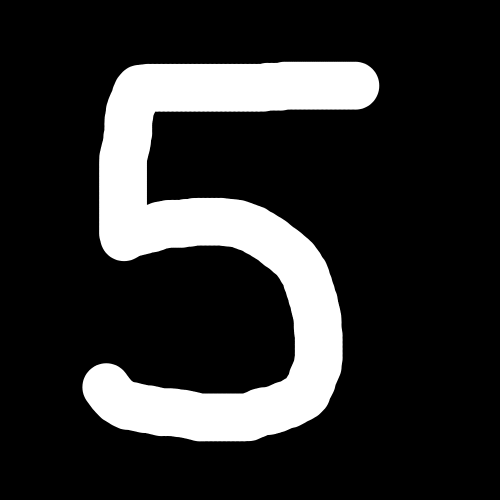
#> input picture assets/projects/mnist/sample-1.png, 1000 x 1000 px (shown at 1/2 size)
$ python -i testing.py   (imports and definitions only)
#> lines starting #> are read from the running program, lines starting #| are printed output that depends on the picture; after the words box and inside, x2 and y2 are one past the last pixel; in counts of white or black regions, pixels touching at a corner belong together
# test_examples.py
import os
os.environ['TF_CPP_MIN_LOG_LEVEL'] = '3'
import pickle
import argparse
import numpy as np
from PIL import Image, ImageFilter
import matplotlib
# [1 line not run here, left out]
import matplotlib.pyplot as plt

# Import the forward_predict function from your neural net file
# neuralNet.py must be in the same folder (or on PYTHONPATH)
from neuralNet import forward_predict  # returns np.argmax(AL, axis=0)
import warnings
# [1 line not run here, left out]


# load the pkl file which contrains the parameters we trained
def load_params(path='trained_params.pkl'):
    with open(path, 'rb') as f:
        return pickle.load(f)

# opens image path and resizes down to 28 x 28 - the format used by training data
# ideally inputs should be 28x28 to avoid issues with the neural network
# also applies slight blur to mimic MNIST anti-aliasing and shows the image
def preprocess_image(img_path, invert_if_needed=False, show=False, save_preprocessed="preprocessed_test_image.png"):
#> called with img_path = 'sample-1.png', invert_if_needed = False, show = False, save_preprocessed = 'preprocessed_test_image.png'
    img = Image.open(img_path).convert('L')
    # get numpy copy for bbox detection and polarity handling
    arr0 = np.array(img).astype(np.float32)
    if invert_if_needed:
        arr0 = 255.0 - arr0

    # mild threshold to detect foreground pixels
    thresh = 10
    mask = arr0 > thresh
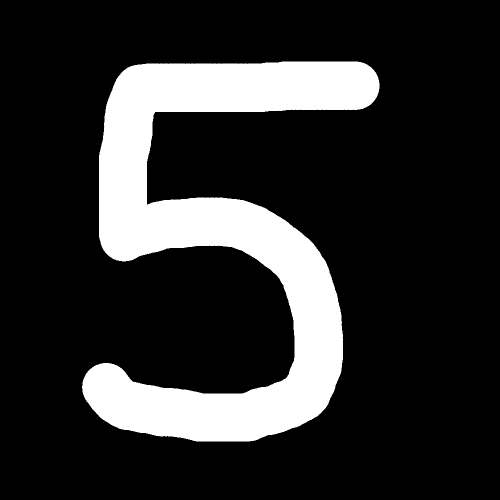
#> mask: shape (1000, 1000) bool (shown at 1/2 size); 18.1% white; 1 white region, box (x1, y1, x2, y2) and area: (164, 123, 759, 883) 181481
    coords = np.argwhere(mask)
#> coords = 181481 pairs, first value 123 to 882, second value 164 to 758

    if coords.size == 0:
        # empty image fallback: just resize and normalize
        img28 = Image.fromarray(arr0).resize((28, 28), Image.Resampling.LANCZOS)
        img28 = img28.filter(ImageFilter.GaussianBlur(radius=0.5))
        arr = np.array(img28).astype(np.float32) / 255.0
    else:
        y0, x0 = coords.min(axis=0)
#> y0 = 123; x0 = 164
        y1, x1 = coords.max(axis=0) + 1
#> y1 = 883; x1 = 759
        cropped = arr0[y0:y1, x0:x1]
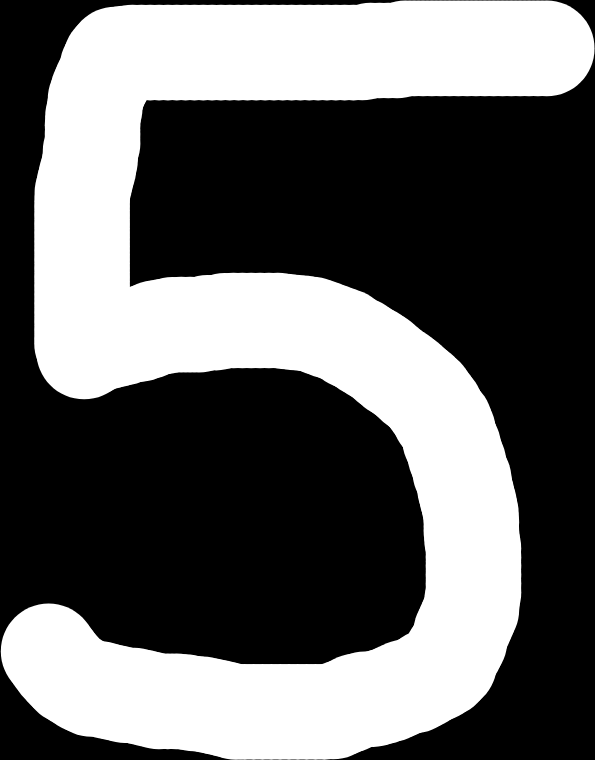
#> cropped: shape (760, 595) float32; min 0, max 255, mean 101.2

        # resize to fit into 20x20 box while preserving aspect ratio
        h, w = cropped.shape
#> h = 760; w = 595
        if h > w:
            new_h = 20
            new_w = max(1, int(round(w * (20.0 / h))))
#> new_w = 16
        else:
            new_w = 20
            new_h = max(1, int(round(h * (20.0 / w))))
        pil_crop = Image.fromarray(cropped).resize((new_w, new_h), Image.Resampling.LANCZOS)
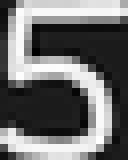
#> pil_crop: PIL image 16x20 F (shown 8 times larger); min -34.61, max 284.1, mean 102.2; drawn with min black and max white

        # paste into 28x28 canvas centered (4px padding typical for MNIST)
        canvas = Image.new('L', (28, 28), color=0)
#> canvas: PIL image 28x28 L; every value is 0
        left = (28 - new_w) // 2
#> left = 6
        top = (28 - new_h) // 2
        canvas.paste(pil_crop, (left, top))
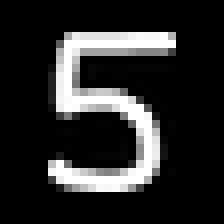
#> canvas: PIL image 28x28 L (shown 8 times larger); min 0, max 255, mean 41.4
        arr = np.array(canvas).astype(np.float32)

        # compute center of mass (intensity-weighted) and shift to center
        total = arr.sum()
#> total = 32443
        if total > 0:
            ys, xs = np.indices(arr.shape)
            cx = (xs * arr).sum() / total
#> cx = 12.99
            cy = (ys * arr).sum() / total
#> cy = 13.01
            shiftx = int(round(14.0 - cx))
#> shiftx = 1
            shifty = int(round(14.0 - cy))
#> shifty = 1
            arr = np.roll(arr, shift=shifty, axis=0)
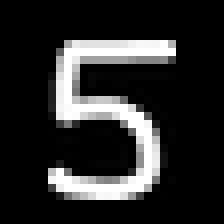
#> arr: shape (28, 28) float32 (shown 8 times larger); min 0, max 255, mean 41.4
            arr = np.roll(arr, shift=shiftx, axis=1)
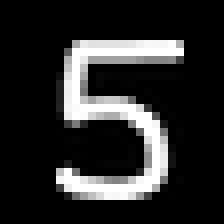
#> arr: shape (28, 28) float32 (shown 8 times larger); min 0, max 255, mean 41.4
            if shifty > 0:
                arr[:shifty, :] = 0
            elif shifty < 0:
                arr[shifty:, :] = 0
            if shiftx > 0:
                arr[:, :shiftx] = 0
            elif shiftx < 0:
                arr[:, shiftx:] = 0

        # slight blur to mimic MNIST anti-aliasing
        pil_arr = Image.fromarray(arr.astype(np.uint8))
        pil_arr = pil_arr.filter(ImageFilter.GaussianBlur(radius=0.8))
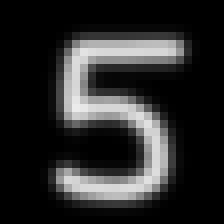
#> pil_arr: PIL image 28x28 L (shown 8 times larger); min 0, max 235, mean 41.3
        arr = np.array(pil_arr).astype(np.float32)

        # normalize
        arr = arr / 255.0

    if show:
        plt.imshow(arr, cmap='gray')
        plt.axis('off')
        if save_preprocessed:
            plt.savefig(save_preprocessed, bbox_inches='tight', pad_inches=0)
        plt.close()

    return arr.reshape(-1, 1)

# pre-processes a folder - cleans up the evaluate_labeled_folder method
# [73 lines left out: functions preprocess_folder, predict_single_file, evaluate_labeled_folder, main, not called in this run]

# [2 lines not run here, left out]

>>> result = preprocess_image('sample-1.png')
#> result = 784 values, max 0.922 at index 373, min 0 at index 0, mean 0.162

$ run again, on assets/projects/mnist/sample-3.png
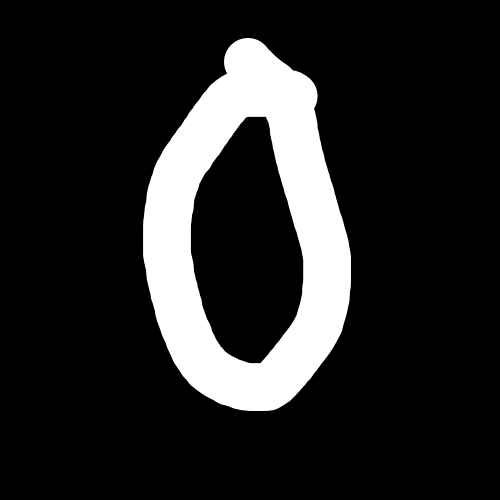
#> input picture assets/projects/mnist/sample-3.png, 1000 x 1000 px (shown at 1/2 size)
#> in preprocess_image, `mask = arr0 > thresh`:
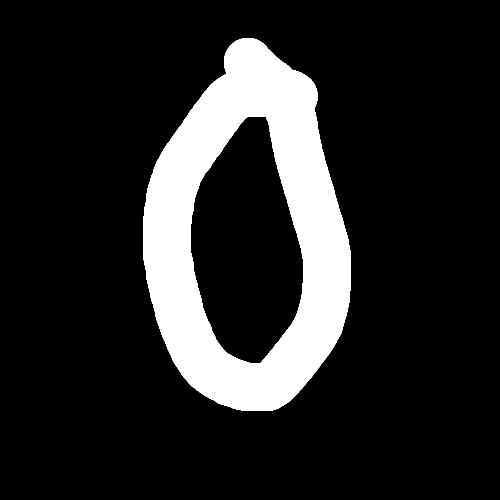
#> mask: shape (1000, 1000) bool (shown at 1/2 size); 14.8% white; 1 white region, box (x1, y1, x2, y2) and area: (286, 76, 702, 822) 148406
#> coords = 148406 pairs, first value 76 to 821, second value 286 to 701
#> y0 = 76; x0 = 286
#> y1 = 822; x1 = 702
#> total = 26693
#> cx = 13.08
#> cy = 13.93
#> shiftx = 1
#> shifty = 0
#> in preprocess_image, `pil_arr = pil_arr.filter(ImageFilter.GaussianBlur(radius=0.8))`:
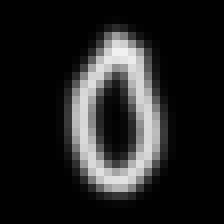
#> pil_arr: PIL image 28x28 L (shown 8 times larger); min 0, max 240, mean 34
#> result = 784 values, max 0.941 at index 182, min 0 at index 0, mean 0.133

$ run again, on assets/projects/mnist/Display.png
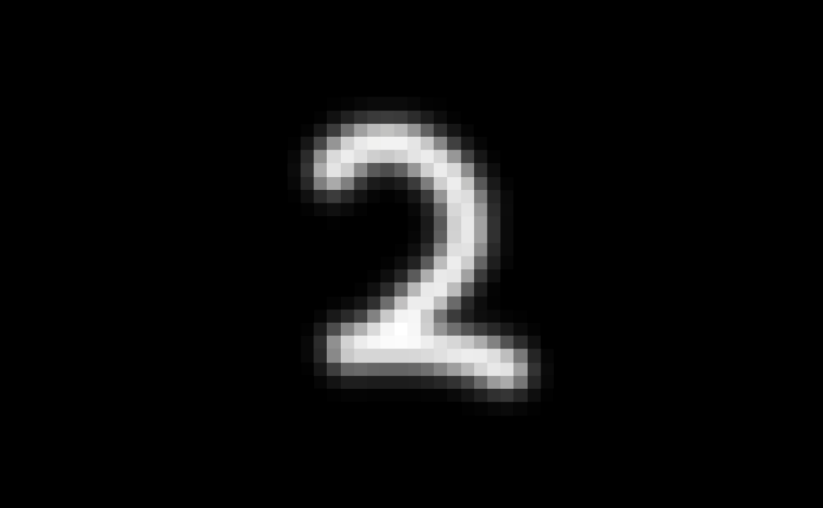
#> input picture assets/projects/mnist/Display.png, 823 x 508 px
#> in preprocess_image, `mask = arr0 > thresh`:
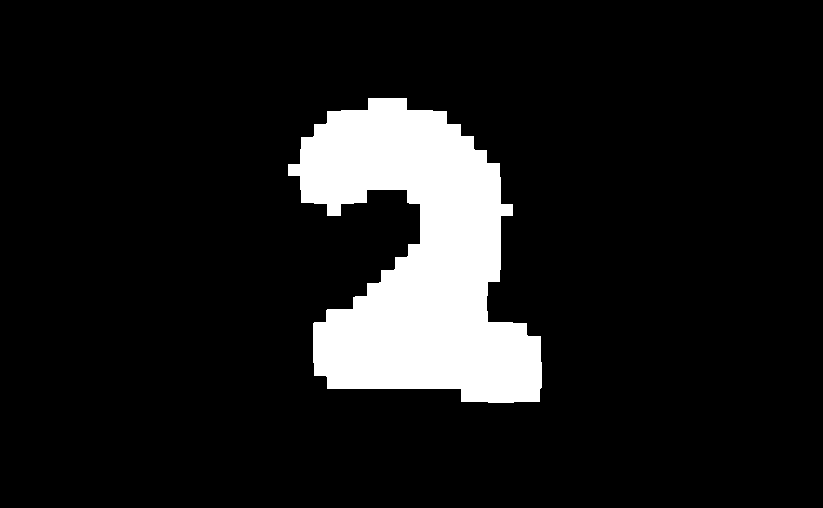
#> mask: shape (508, 823) bool; 10.9% white; 1 white region, box (x1, y1, x2, y2) and area: (288, 98, 542, 403) 45542
#> coords = 45542 pairs, first value 98 to 402, second value 288 to 541
#> y0 = 98; x0 = 288
#> y1 = 403; x1 = 542
#> total = 24233
#> cx = 13.38
#> cy = 14.3
#> shiftx = 1
#> shifty = 0
#> in preprocess_image, `pil_arr = pil_arr.filter(ImageFilter.GaussianBlur(radius=0.8))`:
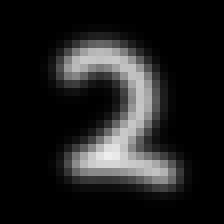
#> pil_arr: PIL image 28x28 L (shown 8 times larger); min 0, max 238, mean 30.9
#> result = 784 values, max 0.933 at index 545, min 0 at index 0, mean 0.121
